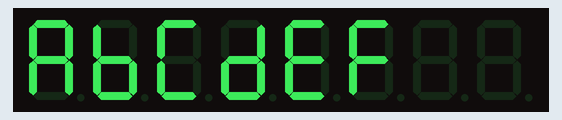
The program below on a simulated Raspberry Pi Pico running MicroPython. Parts: 8-digit seven-segment display. Library files of the repository ran but are not shown: max7219.py. At 19.4 s the program stops and its outputs stay as they are.

Above: at 0.1 s.
At 5.1 s:
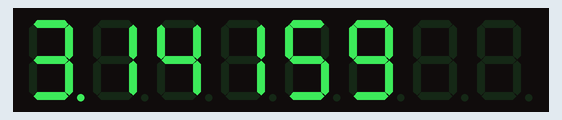
At 10.61 s:
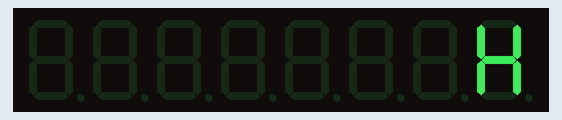
At 11.41 s:
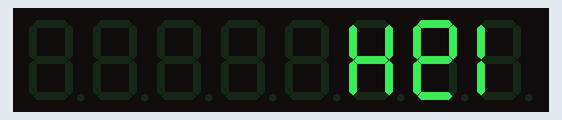
At 12.62 s:
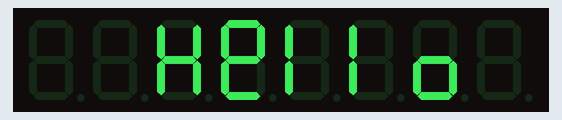
At 14.5 s:
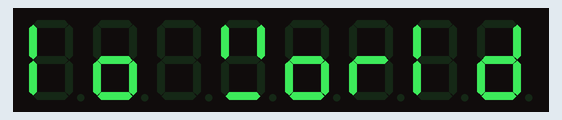

Measured:
- what the display in image 2 shows lasts 0.4 s, from 10.4 s to 10.8 s
- what the display in image 5 shows lasts 5.0 s, from 14.4 s to 19.4 s

The program:

seven_segment_test_max7219.py
```python
# Demo with raspberry pi pico w (rp2040) with micropython
# of the red 8x 7-segment display based on MAX7219 from
# AZ_Delivery https://www.az-delivery.de/en/products/azdelivery-max7219-led-modul-8-bit-7-segmentanzeige-led-display-fur-arduino-und-raspberry-pi
# bought on Amazon.de https://www.amazon.de/dp/B07Z7RLGC2

# Library used from PaulDash (https://github.com/PaulDash/micropython-max7219)
# which is based/forked from JennaSys but extend to be compatible with pi pico
from machine import Pin, SPI  # type: ignore
from time import sleep
from max7219 import SevenSegment

# The Pins
# VCC --> VBUS on PICO (= +5V USB)
# GND --> GND on PICO
pin_spi0_sck = Pin(2) # = CLK on 7-Segment Module
pin_spi0_tx = Pin(3) # = DIN on 7-Segment Module
pin_gpio_cs = Pin(15) # = CS n 7-Segment Module

display = SevenSegment(digits=8, scan_digits=8, pin_cs=pin_gpio_cs, pin_clk=pin_spi0_sck, pin_din=pin_spi0_tx, spi_bus=0, reverse=True)
display.brightness(0) # 0..15
display.text("ABCDEF")
sleep(5)
display.number(3.14159)
display.brightness(8) # 0..15
sleep(5)
display.brightness(15) # 0..15
display.message("Hello World")
sleep(5)
display.clear()
```

seven_segment_ascii.py
```python
# Adopted from https://github.com/dmadison/LED-Segment-ASCII

# 7 Segment bit order: DP-G-F-E-D-C-B-A
char_map = {
    ' ': 0b00000000,
    '!': 0b10000110,
    '"': 0b00100010,
    '#': 0b01111110,
    '$': 0b01101101,
    '%': 0b11010010,
    '&': 0b01000110,
    "'": 0b00100000,
    '(': 0b00101001,
    ')': 0b00001011,
    '*': 0b00100001,
    '+': 0b01110000,
    ',': 0b00010000,
    '-': 0b01000000,
    '.': 0b10000000,
    '/': 0b01010010,
    '0': 0b00111111,
    '1': 0b00000110,
    '2': 0b01011011,
    '3': 0b01001111,
    '4': 0b01100110,
    '5': 0b01101101,
    '6': 0b01111101,
    '7': 0b00000111,
    '8': 0b01111111,
    '9': 0b01101111,
    ':': 0b00001001,
    ';': 0b00001101,
    '<': 0b01100001,
    '=': 0b01001000,
    '>': 0b01000011,
    '?': 0b11010011,
    '@': 0b01011111,
    'A': 0b01110111,
    'B': 0b01111100,
    'C': 0b00111001,
    'D': 0b01011110,
    'E': 0b01111001,
    'F': 0b01110001,
    'G': 0b00111101,
    'H': 0b01110110,
    'I': 0b00110000,
    'J': 0b00011110,
    'K': 0b01110101,
    'L': 0b00111000,
    'M': 0b00010101,
    'N': 0b00110111,
    'O': 0b00111111,
    'P': 0b01110011,
    'Q': 0b01101011,
    'R': 0b00110011,
    'S': 0b01101101,
    'T': 0b01111000,
    'U': 0b00111110,
    'V': 0b00111110,
    'W': 0b00101010,
    'X': 0b01110110,
    'Y': 0b01101110,
    'Z': 0b01011011,
    '[': 0b00111001,
    '\\': 0b01100100,
    ']': 0b00001111,
    '^': 0b00100011,
    '_': 0b00001000,
    '`': 0b00000010,
    'a': 0b01011111,
    'b': 0b01111100,
    'c': 0b01011000,
    'd': 0b01011110,
    'e': 0b01111011,
    'f': 0b01110001,
    'g': 0b01101111,
    'h': 0b01110100,
    'i': 0b00010000,
    'j': 0b00001100,
    'k': 0b01110101,
    'l': 0b00110000,
    'm': 0b00010100,
    'n': 0b01010100,
    'o': 0b01011100,
    'p': 0b01110011,
    'q': 0b01100111,
    'r': 0b01010000,
    's': 0b01101101,
    't': 0b01111000,
    'u': 0b00011100,
    'v': 0b00011100,
    'w': 0b00010100,
    'x': 0b01110110,
    'y': 0b01101110,
    'z': 0b01011011,
    '{': 0b01000110,
    '|': 0b00110000,
    '}': 0b01110000,
    '~': 0b00000001
}


def get_char(char):
    return char_map.get(str(char), char_map.get('_'))


def get_char2(char):
    # 7 Segment bit order: DP-A-B-C-D-E-F-G
    bits = get_char(char)
    tmp = '{:08b}'.format(bits)
    return int(''.join(['0b', tmp[0], ''.join(reversed(tmp[1:]))]), 2)
```
